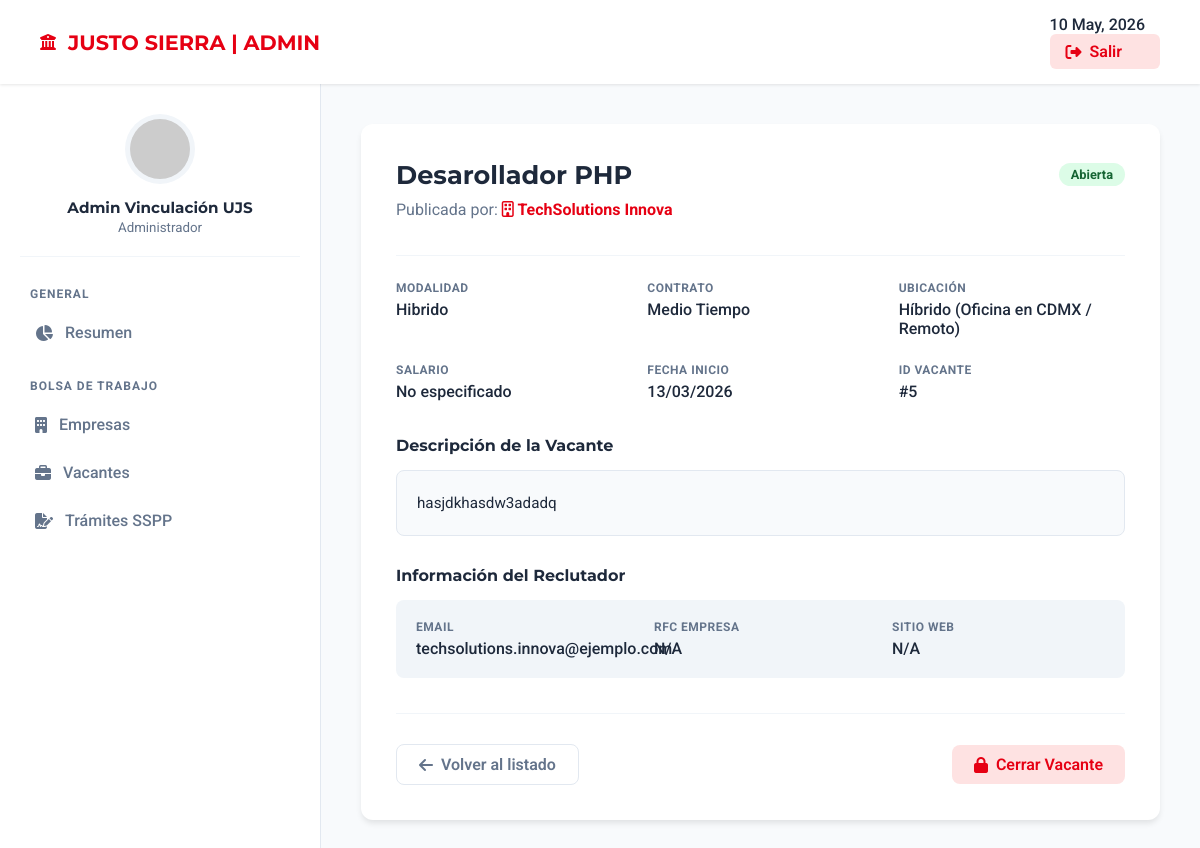
The app's page /Justo-Sierra/admin/detalle_vacante_admin.php?id=5 (signed in) with its own data.
### tables this page shows
CREATE TABLE `vacantes` (
  `id_vacante` int(11) NOT NULL,
  `id_empresa` int(11) NOT NULL,
  `titulo` varchar(255) NOT NULL,
  `descripcion` text NOT NULL,
  `tipo_contrato` enum('tiempo_completo','medio_tiempo','practicas','temporal','proyecto') NOT NULL,
  `modalidad` enum('presencial','remoto','hibrido') NOT NULL,
  `salario_ofrecido` decimal(10,2) DEFAULT NULL,
  `ubicacion` varchar(255) DEFAULT NULL,
  `estado` enum('abierta','cerrada') DEFAULT 'abierta',
  `fecha_publicacion` timestamp NOT NULL DEFAULT current_timestamp()
);

CREATE TABLE `empresas` (
  `id_empresa` int(11) NOT NULL,
  `nombre_empresa` varchar(255) NOT NULL,
  `email_contacto` varchar(255) NOT NULL,
  `password` varchar(255) NOT NULL,
  `rfc` varchar(13) DEFAULT NULL,
  `descripcion` text DEFAULT NULL,
  `sitio_web` varchar(255) DEFAULT NULL,
  `logo_url` varchar(255) DEFAULT NULL,
  `estado_validacion` enum('pendiente','aprobada','rechazada') DEFAULT 'pendiente',
  `fecha_registro` timestamp NOT NULL DEFAULT current_timestamp(),
  `es_catalogo_sspp` tinyint(1) DEFAULT 0,
  `vigencia_sspp` date DEFAULT NULL
);

### Justo-Sierra/admin/detalle_vacante_admin.php (the view, shortened to what this page needs)
<?php
$id_vacante = $_GET['id'] ?? null;
include '../config/conexion.php';
$nombre_admin = $_SESSION['nombre_admin'] ?? 'Vinculación';
$vacante = null;
$error_db = null;
try {
    $sql = "SELECT
                v.id_vacante, v.titulo, v.descripcion, v.ubicacion, v.modalidad, v.tipo_contrato, v.salario_ofrecido, v.fecha_publicacion, v.estado AS estado_vacante,
                e.id_empresa, e.nombre_empresa, e.email_contacto, e.rfc, e.descripcion AS descripcion_empresa, e.sitio_web, e.estado_validacion AS estado_empresa
            FROM
                vacantes v
            JOIN
                empresas e ON v.id_empresa = e.id_empresa
            WHERE
                v.id_vacante = :id_vacante";
    $stmt = $conexion->prepare($sql);
    $stmt->execute([':id_vacante' => $id_vacante]);
    $vacante = $stmt->fetch(PDO::FETCH_ASSOC);
} catch (PDOException $e) {
    $error_db = "Error al cargar los detalles: " . $e->getMessage();
}
if (!function_exists('formatear_tag')) {
    function formatear_tag($texto) {
        return ucwords(str_replace('_', ' ', $texto));
    }
}
?>
<!DOCTYPE html>
<html lang="es">
<head>
    <link rel="stylesheet" href="https://cdnjs.cloudflare.com/ajax/libs/font-awesome/6.4.0/css/all.min.css">
</head>
<body>
    <header class="top-header">
        <div class="brand-box"><i class="fas fa-university"></i><h1>JUSTO SIERRA | ADMIN</h1></div>
        <div class="user-nav">
            <span style="font-weight: 500; margin-right: 15px;"><?php echo date('d M, Y'); ?></span>
            <a href="../logout.php" class="btn-exit"><i class="fas fa-sign-out-alt"></i> Salir</a>
        </div>
    </header>
    <div class="admin-wrapper">
        <aside class="sidebar">
            <div class="sidebar-profile">
                <img src="https://ui-avatars.com/api/?name=<?php echo urlencode($nombre_admin); ?>&background=E60013&color=fff" alt="Perfil">
                <h3><?php echo htmlspecialchars($nombre_admin); ?></h3>
                <small style="color: var(--text-muted);">Administrador</small>
            </div>
            <nav>
                <div class="menu-group">
                    <p class="menu-title">General</p>
                    <a href="dashboard_admin.php" class="nav-link"><i class="fas fa-chart-pie"></i> Resumen</a>
                </div>
                <div class="menu-group">
                    <p class="menu-title">Bolsa de Trabajo</p>
                    <a href="gestionar_empresas_admin.php" class="nav-link"><i class="fas fa-building"></i> Empresas</a>
                    <a href="gestionar_vacantes_admin.php" class="nav-link"><i class="fas fa-briefcase"></i> Vacantes</a>
                    <a href="gestionar_tramites_sspp.php" class="nav-link"><i class="fas fa-file-signature"></i> Trámites SSPP</a>
                </div>
            </nav>
        </aside>
        <main class="main-container">
            <?php if ($error_db): ?>
                <div style="background: #FEE2E2; color: #991B1B; padding: 20px; border-radius: 12px; font-weight: 500;">
                    <i class="fas fa-exclamation-circle"></i> <?php echo htmlspecialchars($error_db); ?>
                </div>
            <?php elseif ($vacante): ?>
                <div class="detail-card">
                    <div class="section-header">
                        <div style="display:flex; justify-content:space-between; align-items:center;">
                            <h2><?php echo htmlspecialchars($vacante['titulo']); ?></h2>
                            <span class="status-pill status-<?php echo strtolower($vacante['estado_vacante']); ?>">
                                <?php echo $vacante['estado_vacante']; ?>
                            </span>
                        </div>
                        <p style="color:var(--text-muted); margin-top:10px;">
                            Publicada por: <strong style="color:var(--js-red);"><i class="far fa-building"></i> <?php echo htmlspecialchars($vacante['nombre_empresa']); ?></strong>
                        </p>
                    </div>
                    <div class="info-grid">
                        <div class="info-item"><label>Modalidad</label><span><?php echo formatear_tag($vacante['modalidad']); ?></span></div>
                        <div class="info-item"><label>Contrato</label><span><?php echo formatear_tag($vacante['tipo_contrato']); ?></span></div>
                        <div class="info-item"><label>Ubicación</label><span><?php echo htmlspecialchars($vacante['ubicacion']); ?></span></div>
                        <div class="info-item"><label>Salario</label><span><?php echo $vacante['salario_ofrecido'] ? '$' . number_format($vacante['salario_ofrecido'], 2) : 'No especificado'; ?></span></div>
                        <div class="info-item"><label>Fecha Inicio</label><span><?php echo date('d/m/Y', strtotime($vacante['fecha_publicacion'])); ?></span></div>
                        <div class="info-item"><label>ID Vacante</label><span>#<?php echo $vacante['id_vacante']; ?></span></div>
                    </div>
                    <h4 style="font-family:'Montserrat'; font-size:1rem; margin-bottom:15px; color: var(--text-main);">Descripción de la Vacante</h4>
                    <div class="description-box"><?php echo nl2br(htmlspecialchars($vacante['descripcion'])); ?></div>
                    <h4 style="font-family:'Montserrat'; font-size:1rem; margin-bottom:15px; color: var(--text-main);">Información del Reclutador</h4>
                    <div class="info-grid" style="background:#F1F5F9; padding:20px; border-radius:8px;">
                        <div class="info-item"><label>Email</label><span><?php echo htmlspecialchars($vacante['email_contacto']); ?></span></div>
                        <div class="info-item"><label>RFC Empresa</label><span><?php echo htmlspecialchars($vacante['rfc'] ?? 'N/A'); ?></span></div>
                        <div class="info-item"><label>Sitio Web</label>
                            <span>
                                <?php if($vacante['sitio_web']): ?>
                                    <a href="<?php echo htmlspecialchars($vacante['sitio_web']); ?>" target="_blank" style="color:var(--js-red); font-weight:600; text-decoration:none;">
                                        Ver sitio <i class="fas fa-external-link-alt" style="font-size:0.8rem; margin-left:3px;"></i>
                                    </a>
                                <?php else: ?>
                                    N/A
                                <?php endif; ?>
                            </span>
                        </div>
                    </div>
                    <div class="actions-bar">
                        <a href="gestionar_vacantes_admin.php" class="btn-saas btn-outline">
                            <i class="fas fa-arrow-left"></i> Volver al listado
                        </a>
                        <?php if ($vacante['estado_vacante'] === 'abierta'): ?>
                            <a href="procesar_admin.php?action=cerrar_vacante&id=<?php echo $vacante['id_vacante']; ?>"
                               class="btn-saas btn-danger" onclick="return confirm('¿Seguro que deseas cerrar esta vacante de forma administrativa?');">
                                <i class="fas fa-lock"></i> Cerrar Vacante
                            </a>
                        <?php endif; ?>
                    </div>
                </div>
            <?php endif; ?>
        </main>
    </div>
</body>
</html>

### Justo-Sierra/admin/detalle_vacante_admin.php (style rules this page uses)
:root { --js-red: #E60013; --js-red-dark: #C40010; --bg-light: #F8FAFC; --text-main: #1E293B; --text-muted: #64748B; --shadow: 0 4px 6px -1px rgb(0 0 0 / 0.1); }
body { background-color: var(--bg-light); font-family: 'Roboto', sans-serif; margin: 0; color: var(--text-main); }
.top-header { background: white; padding: 15px 40px; display: flex; justify-content: space-between; align-items: center; box-shadow: 0 1px 3px 0 rgb(0 0 0 / 0.1); position: sticky; top: 0; z-index: 100; }
.brand-box { display: flex; align-items: center; gap: 12px; color: var(--js-red); }
.brand-box h1 { margin: 0; font-family: 'Montserrat', sans-serif; font-size: 1.3rem; }
.btn-exit { background: #FEE2E2; color: var(--js-red); padding: 8px 16px; border-radius: 6px; font-weight: 600; text-decoration: none; transition: 0.3s; display: flex; align-items: center; gap: 8px; }
.admin-wrapper { display: flex; min-height: calc(100vh - 70px); }
.sidebar { width: 280px; background: white; padding: 30px 20px; border-right: 1px solid #E2E8F0; }
.sidebar-profile { text-align: center; margin-bottom: 30px; padding-bottom: 20px; border-bottom: 1px solid #F1F5F9; }
.sidebar-profile img { width: 60px; height: 60px; border-radius: 50%; background: #F1F5F9; padding: 5px; margin-bottom: 10px; }
.sidebar-profile h3 { margin: 0; font-size: 0.95rem; font-family: 'Montserrat'; }
.menu-group { margin-bottom: 25px; }
.menu-title { font-size: 0.75rem; color: var(--text-muted); font-weight: 700; text-transform: uppercase; letter-spacing: 1px; margin-bottom: 10px; padding-left: 10px; }
.nav-link { display: flex; align-items: center; gap: 12px; padding: 12px 15px; text-decoration: none; color: var(--text-muted); border-radius: 8px; font-weight: 500; transition: 0.2s; margin-bottom: 5px; }
.main-container { flex: 1; padding: 40px; max-width: 1000px; margin: 0 auto; }
.detail-card { background: white; border-radius: 12px; padding: 35px; box-shadow: var(--shadow); }
.section-header { border-bottom: 1px solid #F1F5F9; padding-bottom: 20px; margin-bottom: 25px; }
.section-header h2 { font-family: 'Montserrat'; margin: 0; color: var(--text-main); font-size: 1.6rem; }
.info-grid { display: grid; grid-template-columns: repeat(auto-fit, minmax(200px, 1fr)); gap: 25px; margin-bottom: 35px; }
.info-item label { display: block; font-size: 0.75rem; font-weight: 700; color: var(--text-muted); text-transform: uppercase; letter-spacing: 0.5px; margin-bottom: 5px; }
.info-item span { font-size: 1rem; font-weight: 500; color: var(--text-main); }
.status-pill { padding: 4px 12px; border-radius: 20px; font-size: 0.8rem; font-weight: 700; text-transform: capitalize; }
.status-abierta { background: #DCFCE7; color: #166534; }
.description-box { background: #F8FAFC; padding: 20px; border-radius: 8px; border: 1px solid #E2E8F0; line-height: 1.6; margin-bottom: 30px; font-size: 0.95rem; }
.actions-bar { display: flex; justify-content: space-between; align-items: center; padding-top: 30px; border-top: 1px solid #F1F5F9; }
.btn-saas { padding: 10px 22px; border-radius: 8px; font-weight: 600; text-decoration: none; display: inline-flex; align-items: center; gap: 8px; transition: 0.2s; border: none; cursor: pointer; }
.btn-outline { background: white; border: 1px solid #E2E8F0; color: var(--text-muted); }
.btn-danger { background: #FEE2E2; color: var(--js-red); }

### records on screen
vacantes: titulo "Desarollador PHP", estado "Abierta", id_empresa.nombre_empresa "TechSolutions Innova", modalidad "Hibrido", tipo_contrato "Medio Tiempo", ubicacion "Híbrido (Oficina en CDMX / Remoto)", fecha_publicacion "13/03/2026", id_vacante "5", descripcion "hasjdkhasdw3adadq", id_empresa.email_contacto "techsolutions.innova@ejemplo.com", id_empresa.rfc "N/A"

### other values on screen
$nombre_admin "Admin Vinculación UJS"
